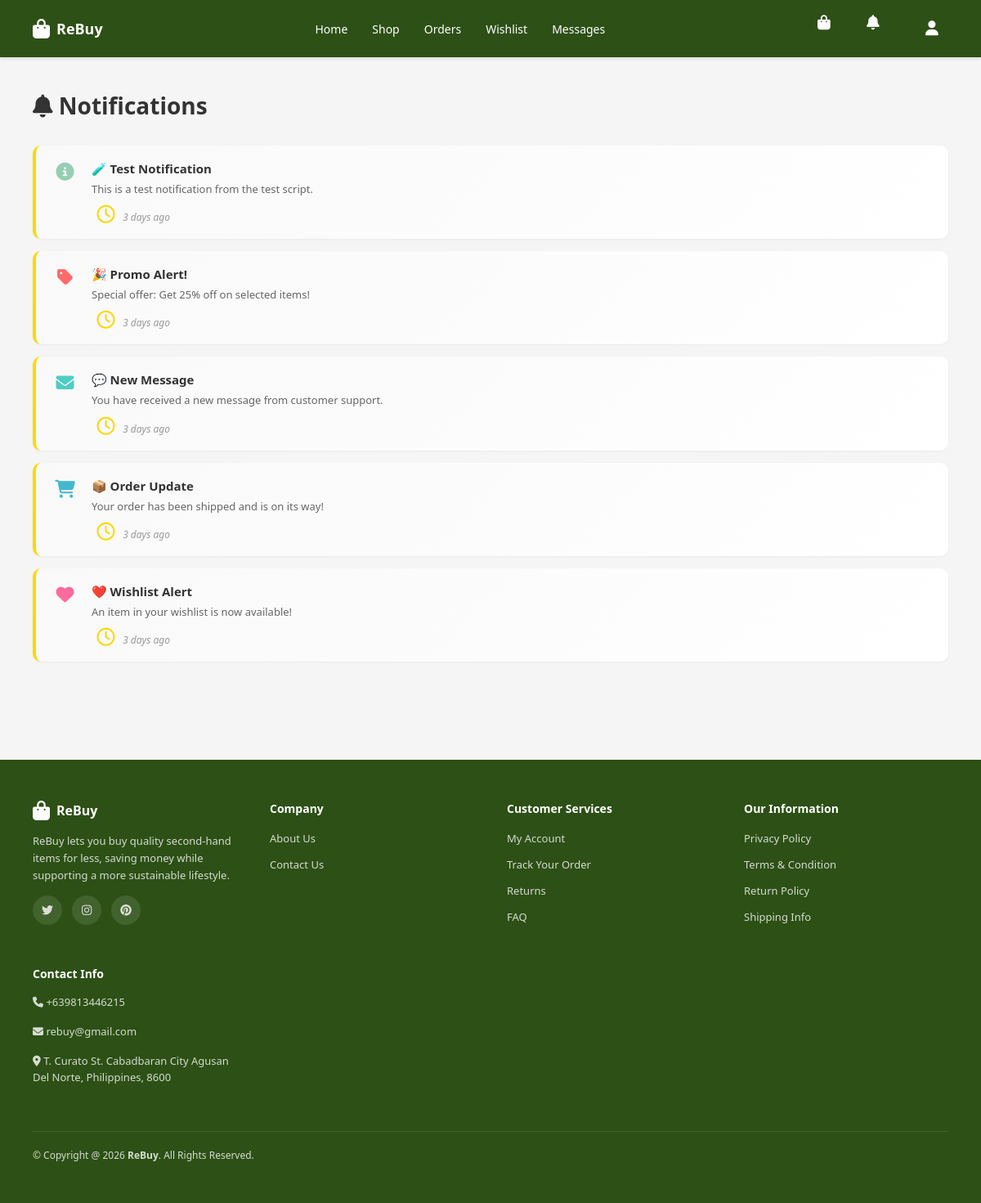
The app's page /php/notification.php (signed in) with its own data.
### tables this page shows
CREATE TABLE `notifications` (
  `id` int(11) NOT NULL,
  `user_id` int(11) NOT NULL,
  `title` varchar(255) NOT NULL,
  `message` text NOT NULL,
  `type` enum('promo','message','order','system','wishlist') DEFAULT 'system',
  `is_read` tinyint(1) DEFAULT 0,
  `created_at` timestamp NOT NULL DEFAULT current_timestamp()
);

### php/notification_functions.php (called while the page is built, shortened)
<?php
function ensureNotificationsTable() {
    global $conn;
    $sql = "CREATE TABLE IF NOT EXISTS notifications (
        id INT AUTO_INCREMENT PRIMARY KEY,
        user_id INT NOT NULL,
        title VARCHAR(255) NOT NULL,
        message TEXT NOT NULL,
        type ENUM('promo', 'message', 'order', 'system', 'wishlist') DEFAULT 'system',
        is_read BOOLEAN DEFAULT FALSE,
        sender_id INT DEFAULT NULL,
        redirect_url VARCHAR(500) DEFAULT NULL,
        created_at TIMESTAMP DEFAULT CURRENT_TIMESTAMP,
        FOREIGN KEY (user_id) REFERENCES users(id) ON DELETE CASCADE
    )";
    return $conn->query($sql);
}
function getUserNotifications($user_id, $limit = 20, $unread_only = false) {
    global $conn;
    $sql = "SELECT * FROM notifications WHERE user_id = ?";
    $sql .= " ORDER BY created_at DESC LIMIT ?";
    $stmt = $conn->prepare($sql);
    $stmt->bind_param("ii", $user_id, $limit);
    $stmt->execute();
    $result = $stmt->get_result();
    $notifications = $result->fetch_all(MYSQLI_ASSOC);
    return $notifications;
}
function getNotificationIcon($type) {
    $icons = [
        'promo' => 'fas fa-tag',
        'message' => 'fas fa-envelope',
        'order' => 'fas fa-shopping-cart',
        'system' => 'fas fa-info-circle',
        'wishlist' => 'fas fa-heart'
    ];
    return $icons[$type] ?? 'fas fa-bell';
}
function getNotificationColor($type) {
    $colors = [
        'promo' => '#ff6b6b',
        'message' => '#4ecdc4',
        'order' => '#45b7d1',
        'system' => '#96ceb4',
        'wishlist' => '#ff6b9d'
    ];
    return $colors[$type] ?? '#96ceb4';
}
function formatNotificationTime($created_at) {
    $time = strtotime($created_at);
    $now = time();
    $diff = $now - $time;
    if ($diff < 60) {
        return 'Just now';
    } elseif ($diff < 3600) {
        return floor($diff / 60) . ' minutes ago';
    } elseif ($diff < 86400) {
        return floor($diff / 3600) . ' hours ago';
    } elseif ($diff < 604800) {
        return floor($diff / 86400) . ' days ago';
    } else {
        return date('M j, Y', $time);
    }
}
?>

### php/notification.php (the view, shortened to what this page needs)
<?php
include 'db.php';
include 'notification_functions.php';
$user_id = $_SESSION['user_id'];
$notifications = getUserNotifications($user_id, 50);
?>
<!DOCTYPE html>
<html lang="en">
<head>
    <link rel="stylesheet" href="https://cdnjs.cloudflare.com/ajax/libs/font-awesome/6.5.0/css/all.min.css">
    <link rel="stylesheet" href="../css/header-footer.css">
    <link rel="stylesheet" href="../css/notification.css">
</head>
<body>
    <div class="page-wrapper">
        <header class="main-header">
            <div class="header-container">
                <a href="dashboard.php" class="logo">
                    <i class="fas fa-shopping-bag"></i>
                    <span>ReBuy</span>
                </a>
                <nav class="nav-menu">
                    <a href="dashboard.php">Home</a>
                    <a href="shop.php">Shop</a>
                    <a href="orders.php">Orders</a>
                    <a href="wishlist.php">Wishlist</a>
                    <a href="message.php">Messages</a>
                </nav>
                <div class="header-icons">
                    <a href="cart.php" class="icon-btn">
                        <i class="fas fa-shopping-bag"></i>
                    </a>
                    <a href="notification.php" class="icon-btn">
                        <i class="fas fa-bell"></i>
                    </a>
                    <div class="user-menu">
                        <button class="icon-btn"><i class="fas fa-user"></i></button>
                    </div>
                </div>
            </div>
        </header>
        <div class="page-content" style="max-width: 1200px; margin: 0 auto; padding: 40px;">
            <div class="notification-header">
                <h1 style="font-size: 28px; color: #333; margin: 0;"><i class="fas fa-bell"></i> Notifications
                </h1>
            </div>
            <?php if (!empty($notifications)): ?>
                <div class="notification-list">
                    <?php foreach ($notifications as $notification): ?>
                        <?php
                        $is_clickable = ($notification['type'] == 'message' && !empty($notification['redirect_url']));
                        $click_target = $is_clickable ? $notification['redirect_url'] : '#';
                        ?>
                        <div class="notification-item <?php echo !$notification['is_read'] ? 'unread' : ''; ?> <?php echo $is_clickable ? 'clickable' : ''; ?>"
                             <?php if ($is_clickable): ?>onclick="window.location.href='<?php echo htmlspecialchars($click_target); ?>'"<?php endif; ?>>
                            <i class="<?php echo getNotificationIcon($notification['type']); ?>" style="color: <?php echo getNotificationColor($notification['type']); ?>;"></i>
                            <div class="notification-content">
                                <h4>
                                    <?php echo htmlspecialchars($notification['title']); ?>
                                </h4>
                                <p><?php echo htmlspecialchars($notification['message']); ?></p>
                                <div class="notification-time">
                                    <i class="far fa-clock"></i> <?php echo formatNotificationTime($notification['created_at']); ?>
                                </div>
                            </div>
                        </div>
                    <?php endforeach; ?>
                </div>
            <?php endif; ?>
        </div>
        <footer>
            <div class="footer-container">
                <div class="footer-content">
                    <div class="footer-section">
                        <div class="footer-logo">
                            <i class="fas fa-shopping-bag"></i>
                            <span>ReBuy</span>
                        </div>
                        <p class="footer-text">ReBuy lets you buy quality second-hand items for less, saving money while supporting a more sustainable lifestyle.</p>
                        <div class="social-links">
                            <a href="#"><i class="fab fa-twitter"></i></a>
                            <a href="#"><i class="fab fa-instagram"></i></a>
                            <a href="#"><i class="fab fa-pinterest"></i></a>
                        </div>
                    </div>
                    <div class="footer-section">
                        <h3>Company</h3>
                        <ul>
                            <li><a href="about_us.php">About Us</a></li>
                            <li><a href="#">Contact Us</a></li>
                        </ul>
                    </div>
                    <div class="footer-section">
                        <h3>Customer Services</h3>
                        <ul>
                            <li><a href="settings.php">My Account</a></li>
                            <li><a href="#">Track Your Order</a></li>
                            <li><a href="#">Returns</a></li>
                            <li><a href="#">FAQ</a></li>
                        </ul>
                    </div>
                    <div class="footer-section">
                        <h3>Our Information</h3>
                        <ul>
                            <li><a href="#">Privacy Policy</a></li>
                            <li><a href="#">Terms & Condition</a></li>
                            <li><a href="#">Return Policy</a></li>
                            <li><a href="#">Shipping Info</a></li>
                        </ul>
                    </div>
                    <div class="footer-section">
                        <h3>Contact Info</h3>
                        <p class="footer-text"><i class="fas fa-phone"></i> +639813446215</p>
                        <p class="footer-text"><i class="fa-solid fa-envelope"></i> rebuy@gmail.com</p>
                        <p class="footer-text"><i class="fa-solid fa-location-dot"></i> T. Curato St. Cabadbaran City Agusan Del Norte, Philippines, 8600</p>
                    </div>
                </div>
                <div class="footer-bottom">
                    <p>&copy; Copyright @ 2026 <strong>ReBuy</strong>. All Rights Reserved.</p>
                </div>
            </div>
        </footer>
    </div>
</body>
</html>

### css/header-footer.css (style rules this page uses)
:root { --primary-color: #2d5016; --secondary-color: #f4c430; --text-dark: #333; --text-light: #666; --bg-light: #f5f5f5; --border-color: #e0e0e0; }
* { margin: 0; padding: 0; box-sizing: border-box; }
body { font-family: 'Segoe UI', Tahoma, Geneva, Verdana, sans-serif; background-color: var(--bg-light); color: var(--text-dark); }
header.main-header { background: #2d5016; padding: 15px 40px; box-shadow: 0 2px 4px rgba(0,0,0,0.1); }
.header-container { display: flex; justify-content: space-between; align-items: center; max-width: 1400px; margin: 0 auto; }
.logo { display: flex; align-items: center; gap: 8px; font-size: 18px; font-weight: bold; color: white; text-decoration: none; }
.logo i { font-size: 24px; }
.nav-menu { display: flex; gap: 30px; list-style: none; }
.nav-menu a { color: white; text-decoration: none; font-size: 14px; font-weight: 500; transition: color 0.3s; }
.header-icons { display: flex; gap: 20px; align-items: center; }
.icon-btn { width: 40px; height: 40px; border: none; background: none; cursor: pointer; font-size: 18px; color: white; position: relative; transition: color 0.3s; }
.user-menu { position: relative; }
footer { background: var(--primary-color); color: white; padding: 50px 40px; margin-top: 80px; }
.footer-container { max-width: 1400px; margin: 0 auto; }
.footer-content { display: grid; grid-template-columns: repeat(auto-fit, minmax(250px, 1fr)); gap: 40px; margin-bottom: 40px; }
.footer-section h3 { margin-bottom: 15px; font-size: 14px; font-weight: 600; }
.footer-section ul { list-style: none; }
.footer-section ul li { margin-bottom: 10px; }
.footer-section a { color: rgba(255,255,255,0.8); text-decoration: none; font-size: 13px; transition: color 0.3s; }
.footer-logo { display: flex; align-items: center; gap: 8px; margin-bottom: 15px; font-size: 16px; font-weight: bold; }
.footer-logo i { font-size: 24px; }
.footer-text { font-size: 13px; color: rgba(255,255,255,0.8); line-height: 1.6; margin-bottom: 15px; }
.social-links { display: flex; gap: 12px; }
.social-links a { width: 36px; height: 36px; border-radius: 50%; background: rgba(255,255,255,0.1); display: flex; align-items: center; justify-content: center; font-size: 14px; transition: background 0.3s; }
.footer-bottom { border-top: 1px solid rgba(255,255,255,0.1); padding-top: 20px; display: flex; justify-content: space-between; align-items: center; font-size: 12px; color: rgba(255,255,255,0.8); }

### css/notification.css (style rules this page uses)
* { margin: 0; padding: 0; box-sizing: border-box; }
body { font-family: 'Segoe UI', Tahoma, Geneva, Verdana, sans-serif; background-color: #f5f5f5; }
.notification-list { display: flex; flex-direction: column; gap: 15px; }
.notification-item { display: flex; align-items: flex-start; gap: 15px; padding: 18px; background: linear-gradient(135deg, #f9f9f9 0%, #ffffff 100%); border-radius: 10px; border-left: 4px solid #ffd700; transition: all 0.3s cubic-bezier(0.4, 0, 0.2, 1); cursor: pointer; box-shadow: 0 1px 3px rgba(0, 0, 0, 0.05); }
.notification-item i { font-size: 22px; color: #ffd700; width: 35px; text-align: center; margin-top: 3px; flex-shrink: 0; }
.notification-content { flex: 1; }
.notification-content h4 { font-size: 15px; color: #333; margin-bottom: 6px; font-weight: 600; }
.notification-content p { font-size: 13px; color: #666; margin-bottom: 8px; line-height: 1.4; }
.notification-time { font-size: 12px; color: #999; font-style: italic; }

### php/notification.php (style rules this page uses)
.notification-header { display: flex; justify-content: space-between; align-items: center; margin-bottom: 30px; }

### records on screen
notifications: title "🧪 Test Notification", message "This is a test notification from the test script.", created_at "3 days ago"
notifications: title "🎉 Promo Alert!", message "Special offer: Get 25% off on selected items!", created_at "3 days ago"
notifications: title "💬 New Message", message "You have received a new message from customer support.", created_at "3 days ago"
notifications: title "📦 Order Update", message "Your order has been shipped and is on its way!", created_at "3 days ago"
notifications: title "❤️ Wishlist Alert", message "An item in your wishlist is now available!", created_at "3 days ago"
